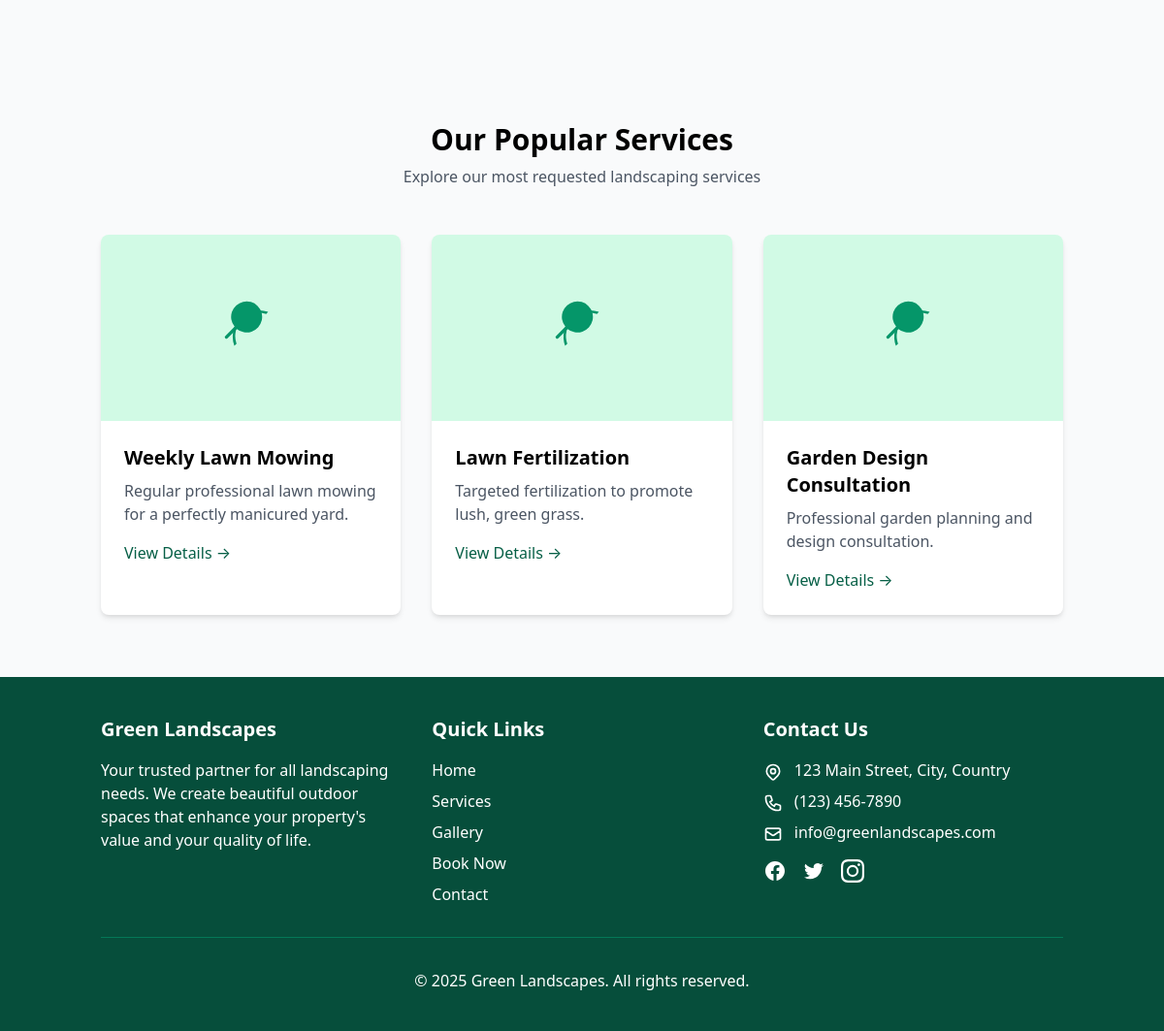
/bookings/ (signed in, lower part), run on an earlier commit of the app's database.
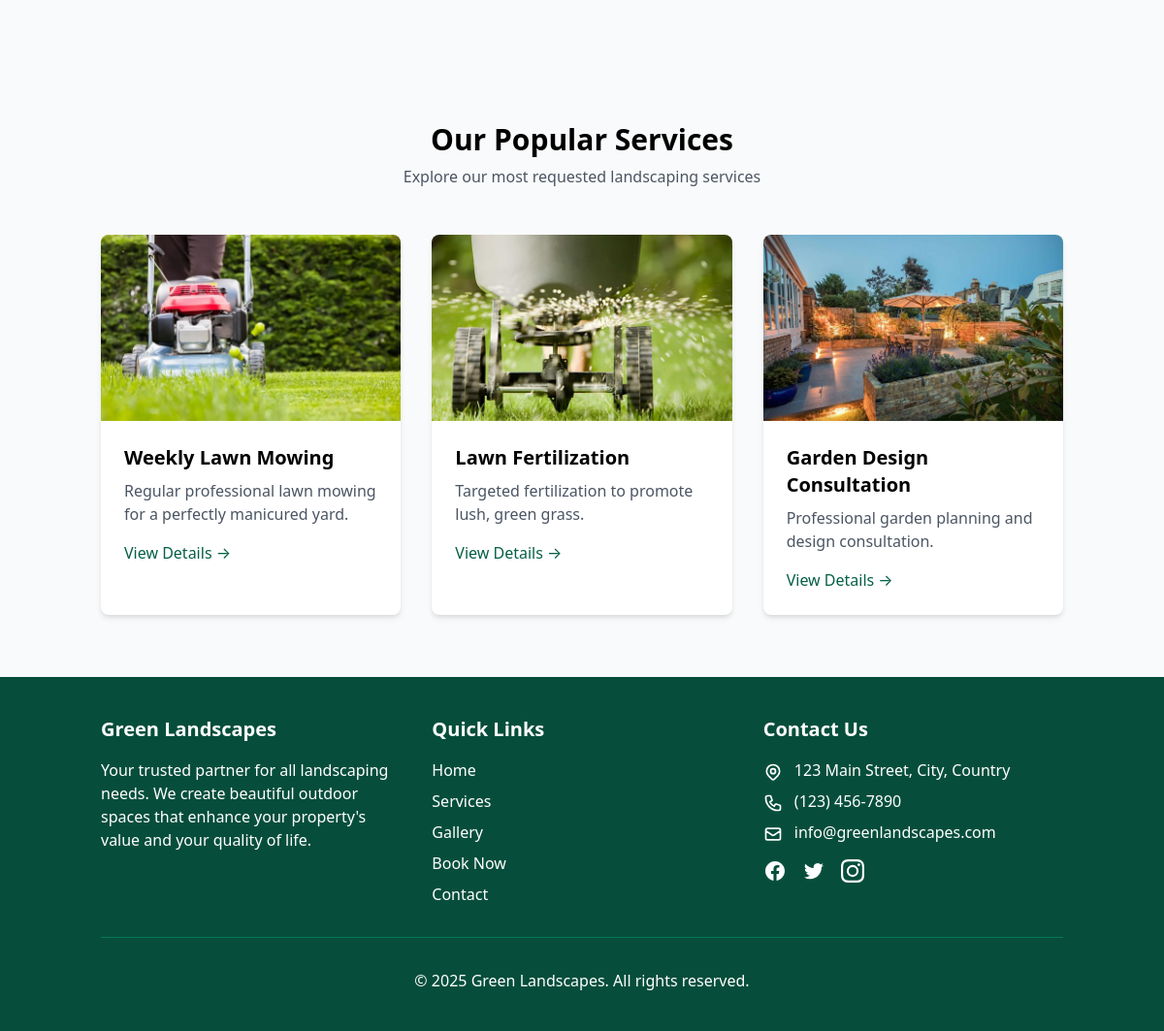
And on a later commit of the database.
### services/models.py (models this page shows, shortened)
class Service(models.Model):
    category = models.ForeignKey(ServiceCategory, on_delete=models.CASCADE, related_name='services')
    name = models.CharField(max_length=200)
    description = models.TextField()
    short_description = models.CharField(max_length=255, blank=True)
    price = models.DecimalField(max_digits=10, decimal_places=2, blank=True, null=True, help_text="Leave blank if price varies")
    price_suffix = models.CharField(max_length=20, blank=True, help_text="e.g. 'per hour', 'per visit'")
    image = models.ImageField(upload_to='services/', blank=True, null=True)
    slug = models.SlugField(max_length=220, unique=True, blank=True)
    is_featured = models.BooleanField(default=False)
    created_at = models.DateTimeField(auto_now_add=True)
    updated_at = models.DateTimeField(auto_now=True)
    def __str__(self):
        return self.name

### bookings/views.py (the view, shortened to what this page needs)
# urls.py: path('', views.BookingCreateView.as_view(), name='bookings'),
class BookingCreateView(LoginRequiredMixin, CreateView):
    model = Booking
    form_class = BookingForm
    template_name = 'bookings/booking_create.html'
    success_url = reverse_lazy('booking_success')
    def get_initial(self):
        initial = super().get_initial()
        if 'service_id' in self.kwargs:
            initial['service'] = self.kwargs['service_id']
        return initial
    def get_context_data(self, **kwargs):
        context = super().get_context_data(**kwargs)
        context['services'] = Service.objects.all()
        context['time_slots'] = BookingTimeSlot.objects.filter(is_available=True)
        return context

### bookings/models.py (called while the page is built)
    def __str__(self):
        return self.get_start_time_display()

### templates/bookings/booking_create.html (shortened to what this page needs)
{% extends 'base.html' %}
{% load static %}
{% load crispy_forms_tags %}
{% block content %}
<section class="py-16">
</section>
<section class="py-16 bg-gray-50">
    <div class="container mx-auto px-4">
        <div class="text-center mb-12">
            <h2 class="text-3xl font-bold mb-2">Our Popular Services</h2>
            <p class="text-gray-600">Explore our most requested landscaping services</p>
        </div>
        <div class="grid grid-cols-1 md:grid-cols-3 gap-8">
            {% for service in services|slice:":3" %}
            <div class="service-card bg-white rounded-lg shadow-md overflow-hidden">
                {% if service.image %}
                <img src="{{ service.image.url }}" alt="{{ service.name }}" class="w-full h-48 object-cover">
                {% else %}
                <div class="w-full h-48 bg-green-100 flex items-center justify-center">
                    <span class="text-green-600 text-4xl">
                    </span>
                </div>
                {% endif %}
                <div class="p-6">
                    <h3 class="text-xl font-bold mb-2">{{ service.name }}</h3>
                    <p class="text-gray-600 mb-4">{{ service.short_description }}</p>
                    <a href="{% url 'services:service_detail' service.slug %}" class="text-green-800 hover:text-green-600">
                        View Details →
                    </a>
                </div>
            </div>
            {% endfor %}
        </div>
    </div>
</section>
{% endblock %}

What changed in the data, as far as the page shows it:
changed Service "Weekly Lawn Mowing": image: picture added
changed Service "Lawn Fertilization": image: picture added
changed Service "Garden Design Consultation": image: picture added
